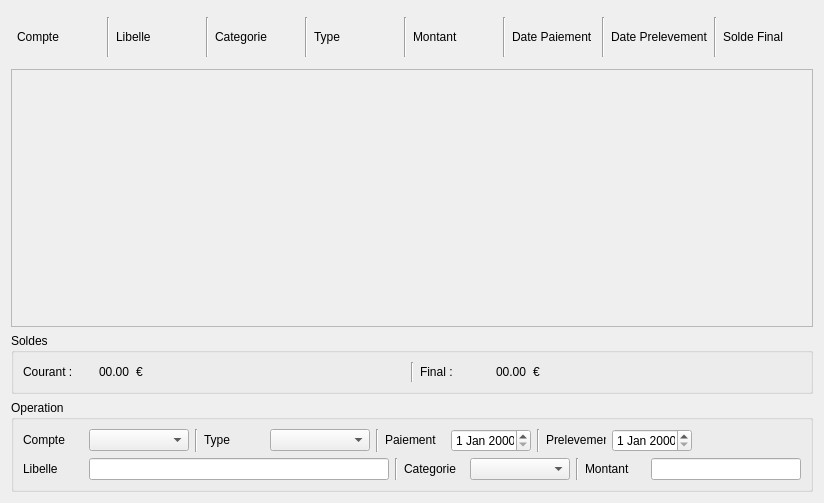
<?xml version="1.0" encoding="UTF-8"?>
<ui version="4.0">
 <class>Form</class>
 <widget class="QWidget" name="Form">
  <property name="geometry">
   <rect>
    <x>0</x>
    <y>0</y>
    <width>824</width>
    <height>503</height>
   </rect>
  </property>
  <property name="windowTitle">
   <string>Form</string>
  </property>
  <layout class="QVBoxLayout" name="verticalLayout">
   <item>
    <layout class="QHBoxLayout" name="horizontalLayout">
     <property name="leftMargin">
      <number>6</number>
     </property>
     <property name="topMargin">
      <number>6</number>
     </property>
     <property name="rightMargin">
      <number>6</number>
     </property>
     <property name="bottomMargin">
      <number>6</number>
     </property>
     <item>
      <widget class="QLabel" name="label">
       <property name="minimumSize">
        <size>
         <width>0</width>
         <height>40</height>
        </size>
       </property>
       <property name="maximumSize">
        <size>
         <width>16777215</width>
         <height>40</height>
        </size>
       </property>
       <property name="text">
        <string>Compte</string>
       </property>
      </widget>
     </item>
     <item>
      <widget class="Line" name="line">
       <property name="minimumSize">
        <size>
         <width>0</width>
         <height>40</height>
        </size>
       </property>
       <property name="maximumSize">
        <size>
         <width>16777215</width>
         <height>40</height>
        </size>
       </property>
       <property name="orientation">
        <enum>Qt::Vertical</enum>
       </property>
      </widget>
     </item>
     <item>
      <widget class="QLabel" name="label_3">
       <property name="minimumSize">
        <size>
         <width>0</width>
         <height>40</height>
        </size>
       </property>
       <property name="maximumSize">
        <size>
         <width>16777215</width>
         <height>40</height>
        </size>
       </property>
       <property name="text">
        <string>Libelle</string>
       </property>
      </widget>
     </item>
     <item>
      <widget class="Line" name="line_2">
       <property name="minimumSize">
        <size>
         <width>0</width>
         <height>40</height>
        </size>
       </property>
       <property name="maximumSize">
        <size>
         <width>16777215</width>
         <height>40</height>
        </size>
       </property>
       <property name="orientation">
        <enum>Qt::Vertical</enum>
       </property>
      </widget>
     </item>
     <item>
      <widget class="QLabel" name="label_5">
       <property name="minimumSize">
        <size>
         <width>0</width>
         <height>40</height>
        </size>
       </property>
       <property name="maximumSize">
        <size>
         <width>16777215</width>
         <height>40</height>
        </size>
       </property>
       <property name="text">
        <string>Categorie</string>
       </property>
      </widget>
     </item>
     <item>
      <widget class="Line" name="line_3">
       <property name="minimumSize">
        <size>
         <width>0</width>
         <height>40</height>
        </size>
       </property>
       <property name="maximumSize">
        <size>
         <width>16777215</width>
         <height>40</height>
        </size>
       </property>
       <property name="orientation">
        <enum>Qt::Vertical</enum>
       </property>
      </widget>
     </item>
     <item>
      <widget class="QLabel" name="label_4">
       <property name="minimumSize">
        <size>
         <width>0</width>
         <height>40</height>
        </size>
       </property>
       <property name="maximumSize">
        <size>
         <width>16777215</width>
         <height>40</height>
        </size>
       </property>
       <property name="text">
        <string>Type</string>
       </property>
      </widget>
     </item>
     <item>
      <widget class="Line" name="line_4">
       <property name="minimumSize">
        <size>
         <width>0</width>
         <height>40</height>
        </size>
       </property>
       <property name="maximumSize">
        <size>
         <width>16777215</width>
         <height>40</height>
        </size>
       </property>
       <property name="orientation">
        <enum>Qt::Vertical</enum>
       </property>
      </widget>
     </item>
     <item>
      <widget class="QLabel" name="label_2">
       <property name="minimumSize">
        <size>
         <width>0</width>
         <height>40</height>
        </size>
       </property>
       <property name="maximumSize">
        <size>
         <width>16777215</width>
         <height>40</height>
        </size>
       </property>
       <property name="text">
        <string>Montant</string>
       </property>
      </widget>
     </item>
     <item>
      <widget class="Line" name="line_5">
       <property name="minimumSize">
        <size>
         <width>0</width>
         <height>40</height>
        </size>
       </property>
       <property name="maximumSize">
        <size>
         <width>16777215</width>
         <height>40</height>
        </size>
       </property>
       <property name="orientation">
        <enum>Qt::Vertical</enum>
       </property>
      </widget>
     </item>
     <item>
      <widget class="QLabel" name="label_7">
       <property name="minimumSize">
        <size>
         <width>0</width>
         <height>40</height>
        </size>
       </property>
       <property name="maximumSize">
        <size>
         <width>16777215</width>
         <height>40</height>
        </size>
       </property>
       <property name="text">
        <string>Date Paiement</string>
       </property>
      </widget>
     </item>
     <item>
      <widget class="Line" name="line_6">
       <property name="minimumSize">
        <size>
         <width>0</width>
         <height>40</height>
        </size>
       </property>
       <property name="maximumSize">
        <size>
         <width>16777215</width>
         <height>40</height>
        </size>
       </property>
       <property name="orientation">
        <enum>Qt::Vertical</enum>
       </property>
      </widget>
     </item>
     <item>
      <widget class="QLabel" name="label_8">
       <property name="minimumSize">
        <size>
         <width>0</width>
         <height>40</height>
        </size>
       </property>
       <property name="maximumSize">
        <size>
         <width>16777215</width>
         <height>40</height>
        </size>
       </property>
       <property name="text">
        <string>Date Prelevement</string>
       </property>
      </widget>
     </item>
     <item>
      <widget class="Line" name="line_7">
       <property name="minimumSize">
        <size>
         <width>0</width>
         <height>40</height>
        </size>
       </property>
       <property name="maximumSize">
        <size>
         <width>16777215</width>
         <height>40</height>
        </size>
       </property>
       <property name="orientation">
        <enum>Qt::Vertical</enum>
       </property>
      </widget>
     </item>
     <item>
      <widget class="QLabel" name="label_9">
       <property name="minimumSize">
        <size>
         <width>0</width>
         <height>40</height>
        </size>
       </property>
       <property name="maximumSize">
        <size>
         <width>16777215</width>
         <height>40</height>
        </size>
       </property>
       <property name="text">
        <string>Solde Final</string>
       </property>
      </widget>
     </item>
    </layout>
   </item>
   <item>
    <widget class="QScrollArea" name="scrollArea">
     <property name="widgetResizable">
      <bool>true</bool>
     </property>
     <widget class="QWidget" name="scrollAreaWidgetContents">
      <property name="geometry">
       <rect>
        <x>0</x>
        <y>0</y>
        <width>804</width>
        <height>275</height>
       </rect>
      </property>
      <layout class="QVBoxLayout" name="verticalLayout_2"/>
     </widget>
    </widget>
   </item>
   <item>
    <widget class="QGroupBox" name="groupBox_2">
     <property name="title">
      <string>Soldes</string>
     </property>
     <layout class="QHBoxLayout" name="horizontalLayout_3">
      <item>
       <layout class="QHBoxLayout" name="horizontalLayout_5">
        <property name="sizeConstraint">
         <enum>QLayout::SetFixedSize</enum>
        </property>
        <item>
         <widget class="QLabel" name="label_16">
          <property name="minimumSize">
           <size>
            <width>70</width>
            <height>0</height>
           </size>
          </property>
          <property name="maximumSize">
           <size>
            <width>70</width>
            <height>16777215</height>
           </size>
          </property>
          <property name="text">
           <string>Courant :</string>
          </property>
         </widget>
        </item>
        <item>
         <widget class="QLabel" name="label_17">
          <property name="sizePolicy">
           <sizepolicy hsizetype="Preferred" vsizetype="Preferred">
            <horstretch>0</horstretch>
            <verstretch>0</verstretch>
           </sizepolicy>
          </property>
          <property name="maximumSize">
           <size>
            <width>250</width>
            <height>20</height>
           </size>
          </property>
          <property name="text">
           <string>00.00</string>
          </property>
         </widget>
        </item>
        <item>
         <widget class="QLabel" name="label_20">
          <property name="sizePolicy">
           <sizepolicy hsizetype="Minimum" vsizetype="Preferred">
            <horstretch>0</horstretch>
            <verstretch>0</verstretch>
           </sizepolicy>
          </property>
          <property name="text">
           <string>€</string>
          </property>
         </widget>
        </item>
        <item>
         <spacer name="horizontalSpacer_4">
          <property name="orientation">
           <enum>Qt::Horizontal</enum>
          </property>
          <property name="sizeHint" stdset="0">
           <size>
            <width>40</width>
            <height>20</height>
           </size>
          </property>
         </spacer>
        </item>
       </layout>
      </item>
      <item>
       <widget class="Line" name="line_14">
        <property name="orientation">
         <enum>Qt::Vertical</enum>
        </property>
       </widget>
      </item>
      <item>
       <layout class="QHBoxLayout" name="horizontalLayout_6">
        <property name="sizeConstraint">
         <enum>QLayout::SetFixedSize</enum>
        </property>
        <item>
         <widget class="QLabel" name="label_18">
          <property name="minimumSize">
           <size>
            <width>70</width>
            <height>0</height>
           </size>
          </property>
          <property name="maximumSize">
           <size>
            <width>70</width>
            <height>16777215</height>
           </size>
          </property>
          <property name="text">
           <string>Final :</string>
          </property>
         </widget>
        </item>
        <item>
         <widget class="QLabel" name="label_19">
          <property name="sizePolicy">
           <sizepolicy hsizetype="Preferred" vsizetype="Preferred">
            <horstretch>0</horstretch>
            <verstretch>0</verstretch>
           </sizepolicy>
          </property>
          <property name="minimumSize">
           <size>
            <width>0</width>
            <height>0</height>
           </size>
          </property>
          <property name="maximumSize">
           <size>
            <width>250</width>
            <height>20</height>
           </size>
          </property>
          <property name="text">
           <string>00.00</string>
          </property>
         </widget>
        </item>
        <item>
         <widget class="QLabel" name="label_21">
          <property name="sizePolicy">
           <sizepolicy hsizetype="Minimum" vsizetype="Preferred">
            <horstretch>0</horstretch>
            <verstretch>0</verstretch>
           </sizepolicy>
          </property>
          <property name="text">
           <string>€</string>
          </property>
         </widget>
        </item>
        <item>
         <spacer name="horizontalSpacer_3">
          <property name="orientation">
           <enum>Qt::Horizontal</enum>
          </property>
          <property name="sizeHint" stdset="0">
           <size>
            <width>40</width>
            <height>20</height>
           </size>
          </property>
         </spacer>
        </item>
       </layout>
      </item>
     </layout>
    </widget>
   </item>
   <item>
    <widget class="QGroupBox" name="groupBox">
     <property name="title">
      <string>Operation</string>
     </property>
     <layout class="QVBoxLayout" name="verticalLayout_3">
      <item>
       <layout class="QHBoxLayout" name="horizontalLayout_4">
        <property name="spacing">
         <number>6</number>
        </property>
        <item>
         <widget class="QLabel" name="label_6">
          <property name="sizePolicy">
           <sizepolicy hsizetype="Fixed" vsizetype="Fixed">
            <horstretch>0</horstretch>
            <verstretch>0</verstretch>
           </sizepolicy>
          </property>
          <property name="minimumSize">
           <size>
            <width>60</width>
            <height>0</height>
           </size>
          </property>
          <property name="maximumSize">
           <size>
            <width>60</width>
            <height>16777215</height>
           </size>
          </property>
          <property name="text">
           <string>Compte</string>
          </property>
         </widget>
        </item>
        <item>
         <widget class="QComboBox" name="comboBox_3">
          <property name="minimumSize">
           <size>
            <width>100</width>
            <height>0</height>
           </size>
          </property>
          <property name="maximumSize">
           <size>
            <width>100</width>
            <height>16777215</height>
           </size>
          </property>
         </widget>
        </item>
        <item>
         <widget class="Line" name="line_9">
          <property name="orientation">
           <enum>Qt::Vertical</enum>
          </property>
         </widget>
        </item>
        <item>
         <widget class="QLabel" name="label_12">
          <property name="sizePolicy">
           <sizepolicy hsizetype="Fixed" vsizetype="Fixed">
            <horstretch>0</horstretch>
            <verstretch>0</verstretch>
           </sizepolicy>
          </property>
          <property name="minimumSize">
           <size>
            <width>60</width>
            <height>0</height>
           </size>
          </property>
          <property name="maximumSize">
           <size>
            <width>60</width>
            <height>16777215</height>
           </size>
          </property>
          <property name="text">
           <string>Type</string>
          </property>
         </widget>
        </item>
        <item>
         <widget class="QComboBox" name="comboBox">
          <property name="minimumSize">
           <size>
            <width>100</width>
            <height>0</height>
           </size>
          </property>
          <property name="maximumSize">
           <size>
            <width>100</width>
            <height>16777215</height>
           </size>
          </property>
         </widget>
        </item>
        <item>
         <widget class="Line" name="line_13">
          <property name="orientation">
           <enum>Qt::Vertical</enum>
          </property>
         </widget>
        </item>
        <item>
         <widget class="QLabel" name="label_14">
          <property name="sizePolicy">
           <sizepolicy hsizetype="Fixed" vsizetype="Fixed">
            <horstretch>0</horstretch>
            <verstretch>0</verstretch>
           </sizepolicy>
          </property>
          <property name="minimumSize">
           <size>
            <width>60</width>
            <height>0</height>
           </size>
          </property>
          <property name="maximumSize">
           <size>
            <width>60</width>
            <height>16777215</height>
           </size>
          </property>
          <property name="text">
           <string>Paiement</string>
          </property>
         </widget>
        </item>
        <item>
         <widget class="QDateEdit" name="dateEdit">
          <property name="minimumSize">
           <size>
            <width>80</width>
            <height>0</height>
           </size>
          </property>
          <property name="maximumSize">
           <size>
            <width>80</width>
            <height>16777215</height>
           </size>
          </property>
         </widget>
        </item>
        <item>
         <widget class="Line" name="line_12">
          <property name="orientation">
           <enum>Qt::Vertical</enum>
          </property>
         </widget>
        </item>
        <item>
         <widget class="QLabel" name="label_15">
          <property name="sizePolicy">
           <sizepolicy hsizetype="Fixed" vsizetype="Fixed">
            <horstretch>0</horstretch>
            <verstretch>0</verstretch>
           </sizepolicy>
          </property>
          <property name="minimumSize">
           <size>
            <width>60</width>
            <height>0</height>
           </size>
          </property>
          <property name="maximumSize">
           <size>
            <width>60</width>
            <height>16777215</height>
           </size>
          </property>
          <property name="text">
           <string>Prelevement</string>
          </property>
         </widget>
        </item>
        <item>
         <widget class="QDateEdit" name="dateEdit_2">
          <property name="minimumSize">
           <size>
            <width>80</width>
            <height>0</height>
           </size>
          </property>
          <property name="maximumSize">
           <size>
            <width>80</width>
            <height>16777215</height>
           </size>
          </property>
         </widget>
        </item>
        <item>
         <spacer name="horizontalSpacer">
          <property name="orientation">
           <enum>Qt::Horizontal</enum>
          </property>
          <property name="sizeHint" stdset="0">
           <size>
            <width>40</width>
            <height>20</height>
           </size>
          </property>
         </spacer>
        </item>
       </layout>
      </item>
      <item>
       <layout class="QHBoxLayout" name="horizontalLayout_2">
        <property name="spacing">
         <number>6</number>
        </property>
        <item>
         <widget class="QLabel" name="label_10">
          <property name="sizePolicy">
           <sizepolicy hsizetype="Fixed" vsizetype="Fixed">
            <horstretch>0</horstretch>
            <verstretch>0</verstretch>
           </sizepolicy>
          </property>
          <property name="minimumSize">
           <size>
            <width>60</width>
            <height>0</height>
           </size>
          </property>
          <property name="maximumSize">
           <size>
            <width>60</width>
            <height>16777215</height>
           </size>
          </property>
          <property name="text">
           <string>Libelle</string>
          </property>
         </widget>
        </item>
        <item>
         <widget class="QLineEdit" name="lineEdit_2">
          <property name="minimumSize">
           <size>
            <width>300</width>
            <height>0</height>
           </size>
          </property>
          <property name="maximumSize">
           <size>
            <width>300</width>
            <height>16777215</height>
           </size>
          </property>
         </widget>
        </item>
        <item>
         <widget class="Line" name="line_8">
          <property name="orientation">
           <enum>Qt::Vertical</enum>
          </property>
         </widget>
        </item>
        <item>
         <widget class="QLabel" name="label_11">
          <property name="sizePolicy">
           <sizepolicy hsizetype="Fixed" vsizetype="Fixed">
            <horstretch>0</horstretch>
            <verstretch>0</verstretch>
           </sizepolicy>
          </property>
          <property name="minimumSize">
           <size>
            <width>60</width>
            <height>0</height>
           </size>
          </property>
          <property name="maximumSize">
           <size>
            <width>60</width>
            <height>16777215</height>
           </size>
          </property>
          <property name="text">
           <string>Categorie</string>
          </property>
         </widget>
        </item>
        <item>
         <widget class="QComboBox" name="comboBox_2">
          <property name="minimumSize">
           <size>
            <width>100</width>
            <height>0</height>
           </size>
          </property>
          <property name="maximumSize">
           <size>
            <width>100</width>
            <height>16777215</height>
           </size>
          </property>
         </widget>
        </item>
        <item>
         <widget class="Line" name="line_11">
          <property name="orientation">
           <enum>Qt::Vertical</enum>
          </property>
         </widget>
        </item>
        <item>
         <widget class="QLabel" name="label_13">
          <property name="sizePolicy">
           <sizepolicy hsizetype="Fixed" vsizetype="Fixed">
            <horstretch>0</horstretch>
            <verstretch>0</verstretch>
           </sizepolicy>
          </property>
          <property name="minimumSize">
           <size>
            <width>60</width>
            <height>0</height>
           </size>
          </property>
          <property name="maximumSize">
           <size>
            <width>60</width>
            <height>16777215</height>
           </size>
          </property>
          <property name="text">
           <string>Montant</string>
          </property>
         </widget>
        </item>
        <item>
         <widget class="QLineEdit" name="lineEdit">
          <property name="minimumSize">
           <size>
            <width>150</width>
            <height>0</height>
           </size>
          </property>
          <property name="maximumSize">
           <size>
            <width>150</width>
            <height>16777215</height>
           </size>
          </property>
         </widget>
        </item>
        <item>
         <spacer name="horizontalSpacer_2">
          <property name="orientation">
           <enum>Qt::Horizontal</enum>
          </property>
          <property name="sizeHint" stdset="0">
           <size>
            <width>40</width>
            <height>20</height>
           </size>
          </property>
         </spacer>
        </item>
       </layout>
      </item>
     </layout>
    </widget>
   </item>
  </layout>
 </widget>
 <resources/>
 <connections/>
</ui>
